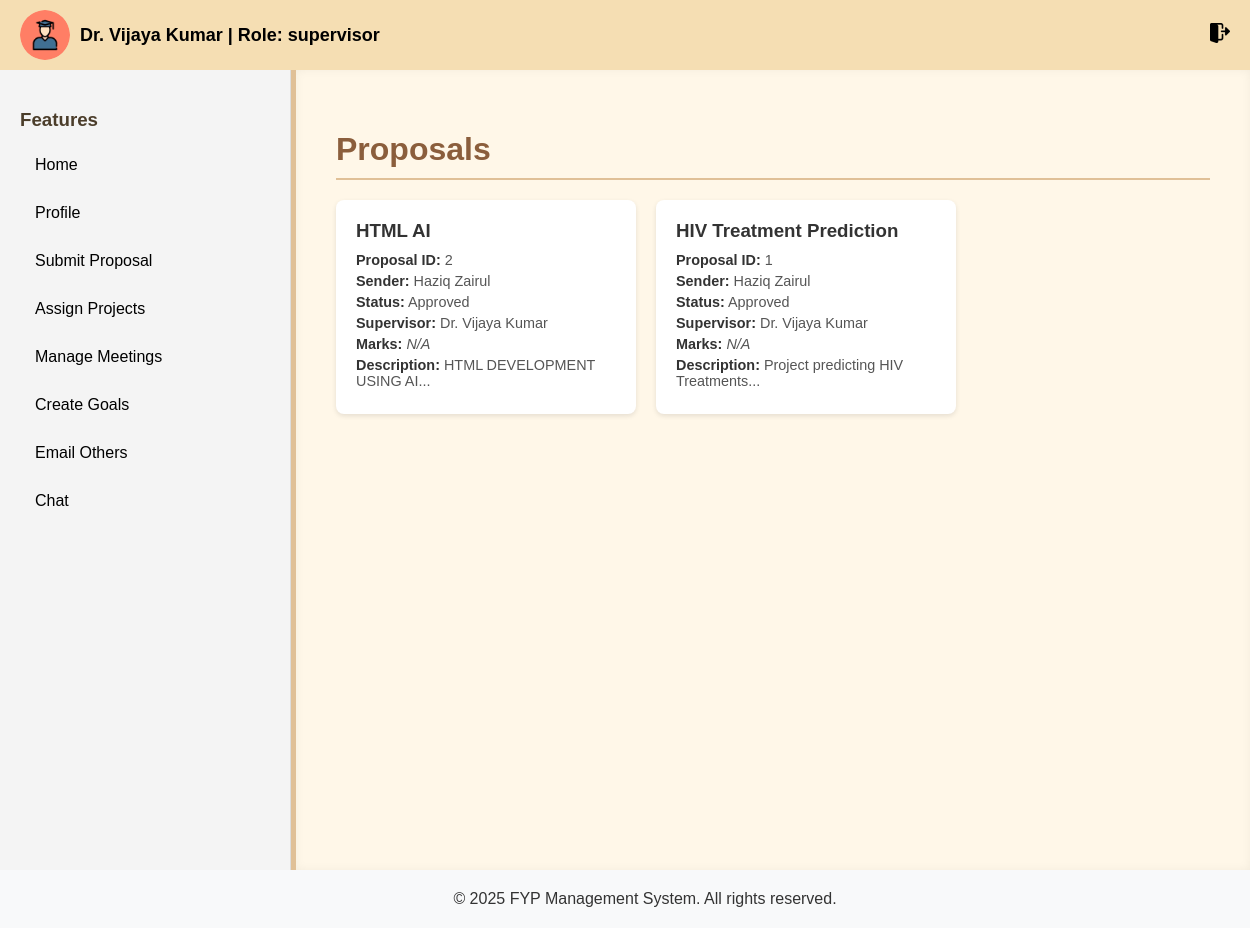
The app's page /moderator/view_proposals.php (signed in) with its own data.
### tables this page shows
CREATE TABLE `proposal` (
  `proposal_id` int(11) NOT NULL,
  `sender_id` int(11) NOT NULL,
  `title` varchar(255) NOT NULL,
  `description` text NOT NULL,
  `status` enum('pending','approved','rejected') DEFAULT 'pending',
  `created_at` timestamp NOT NULL DEFAULT current_timestamp(),
  `updated_at` timestamp NOT NULL DEFAULT current_timestamp() ON UPDATE current_timestamp(),
  `assigned_sv` int(11) DEFAULT 0,
  `marks` int(3) DEFAULT NULL
);

CREATE TABLE `users` (
  `id` int(11) NOT NULL,
  `first_name` varchar(255) NOT NULL,
  `last_name` varchar(255) NOT NULL,
  `email` varchar(255) NOT NULL,
  `student_id` varchar(255) NOT NULL,
  `password` varchar(255) NOT NULL,
  `role` enum('student','moderator','admin','supervisor') NOT NULL DEFAULT 'student',
  `created_at` timestamp NOT NULL DEFAULT current_timestamp(),
  `status` enum('active','suspended') DEFAULT 'active'
);

### moderator/view_proposals.php (the view, shortened to what this page needs)
<?php
include '../db_connection.php';
$query = "SELECT
            p.proposal_id,
            u1.first_name AS sender_first_name,
            u1.last_name AS sender_last_name,
            p.title,
            p.description,
            p.status,
            u2.first_name AS sv_first_name,
            u2.last_name AS sv_last_name,
            p.marks
          FROM proposal p
          JOIN users u1 ON p.sender_id = u1.id
          LEFT JOIN users u2 ON p.assigned_sv = u2.id
          ORDER BY p.proposal_id DESC";
$result = $conn->query($query);
$proposals = [];
if ($result->num_rows > 0) {
    while ($row = $result->fetch_assoc()) {
        $proposals[] = $row;
    }
}
?>
<!DOCTYPE html>
<html lang="en">
<head>
    <link rel="stylesheet" href="../css/dashboard.css">
    <link rel="stylesheet" href="../css/header.css">
</head>
<body>
    <?php include '../includes/header.php'; ?>
    <div class="dashboard-container">
        <?php include '../includes/sidebar.php'; ?>
        <div class="dashboard-main">
            <h1>Proposals</h1>
            <div class="proposals-container">
                <?php if (!empty($proposals)): ?>
                    <?php foreach ($proposals as $proposal): ?>
                        <div class="proposal-tile">
                            <h3><?php echo htmlspecialchars($proposal['title']); ?></h3>
                            <p><strong>Proposal ID:</strong> <?php echo htmlspecialchars($proposal['proposal_id']); ?></p>
                            <p><strong>Sender:</strong> <?php echo htmlspecialchars($proposal['sender_first_name']) . ' ' . htmlspecialchars($proposal['sender_last_name']); ?></p>
                            <p><strong>Status:</strong> <?php echo ucfirst(htmlspecialchars($proposal['status'])); ?></p>
                            <p><strong>Supervisor:</strong> <?php
                                echo $proposal['sv_first_name'] && $proposal['sv_last_name']
                                    ? htmlspecialchars($proposal['sv_first_name']) . ' ' . htmlspecialchars($proposal['sv_last_name'])
                                    : '<em>Not Assigned</em>';
                            ?></p>
                            <p><strong>Marks:</strong> <?php echo $proposal['marks'] !== null ? htmlspecialchars($proposal['marks']) : '<em>N/A</em>'; ?></p>
                            <p><strong>Description:</strong> <?php echo htmlspecialchars(substr($proposal['description'], 0, 100)) . '...'; ?></p>
                        </div>
                    <?php endforeach; ?>
                <?php else: ?>
                    <p>No proposals available.</p>
                <?php endif; ?>
            </div>
        </div>
    </div>
    <?php include '../footer.php'; ?>
</body>
</html>

### css/dashboard.css (style rules this page uses)
body, html { margin: 0; padding: 0; min-height: 100vh; display: flex; flex-direction: column; }
.dashboard-container { display: flex; flex: 1; min-height: 0; }
.dashboard-main { flex: 1; padding: 20px; overflow-y: auto; }
html, body { margin: 0; padding: 0; height: 100%; display: flex; flex-direction: column; }
.dashboard-main { flex: 1; padding: 20px; }
.dashboard-main h1 { margin-bottom: 20px; }
body { font-family: Arial, sans-serif; margin: 0; padding: 0; background-color: #fdf5e6; color: #4b3d2a; }
.dashboard-container { display: flex; min-height: 100vh; }
.dashboard-main { flex: 1; padding: 40px; background-color: #fff7e8; border-left: 5px solid #e0c097; box-shadow: inset 0 0 10px rgba(0, 0, 0, 0.05); }
.dashboard-main h1 { color: #8b5e3c; border-bottom: 2px solid #e0c097; padding-bottom: 10px; margin-bottom: 20px; }

### css/header.css (style rules this page uses)
body { margin: 0; font-family: Arial, sans-serif; }

### moderator/view_proposals.php (style rules this page uses)
.proposals-container { display: flex; flex-wrap: wrap; justify-content: flex-start; gap: 20px; margin-top: 20px; }
.proposal-tile { background-color: #fff; border-radius: 8px; box-shadow: 0 2px 5px rgba(0,0,0,0.1); padding: 20px; width: calc(33% - 20px); min-width: 300px; box-sizing: border-box; }
.proposal-tile h3 { margin-top: 0; margin-bottom: 10px; color: #333; }
.proposal-tile p { margin: 5px 0; color: #555; font-size: 0.9em; }
.proposal-tile p strong { font-weight: bold; color: #333; }

### records on screen
proposal: title "HTML AI", proposal_id "2", sender.first_name "Haziq", sender.last_name "Zairul", status "Approved", users.first_name "Dr. Vijaya", users.last_name "Kumar", shows "N/A", description "HTML DEVELOPMENT USING AI"
proposal: title "HIV Treatment Prediction", proposal_id "1", sender.first_name "Haziq", sender.last_name "Zairul", status "Approved", users.first_name "Dr. Vijaya", users.last_name "Kumar", shows "N/A", description "Project predicting HIV Treatments"

### other values on screen
$name "Dr. Vijaya Kumar"
$role "supervisor"
